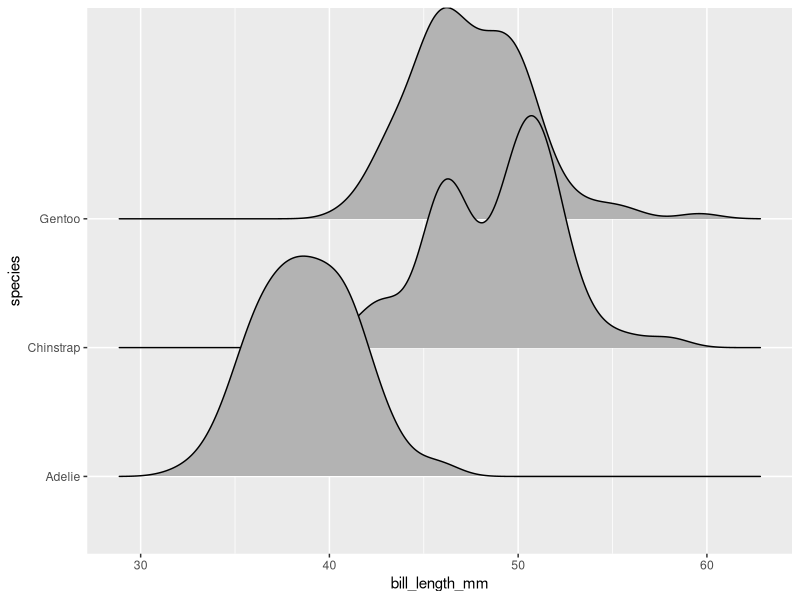
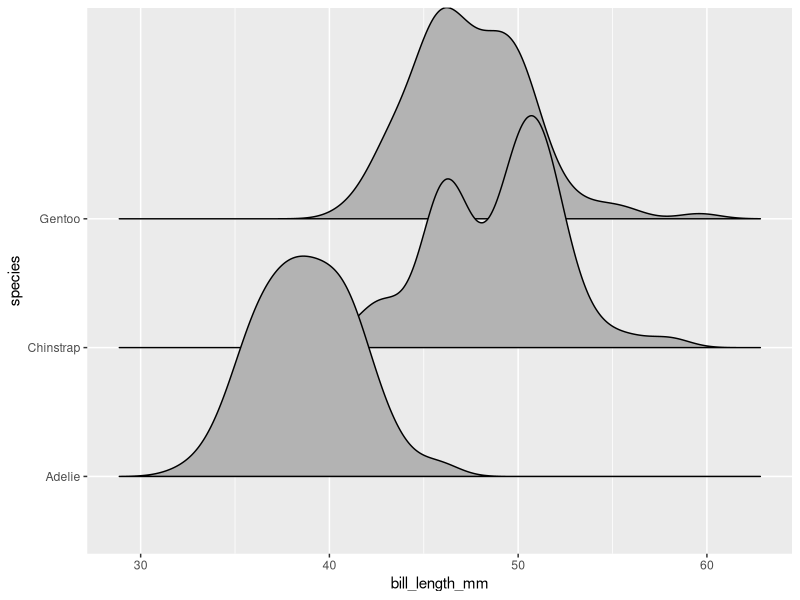
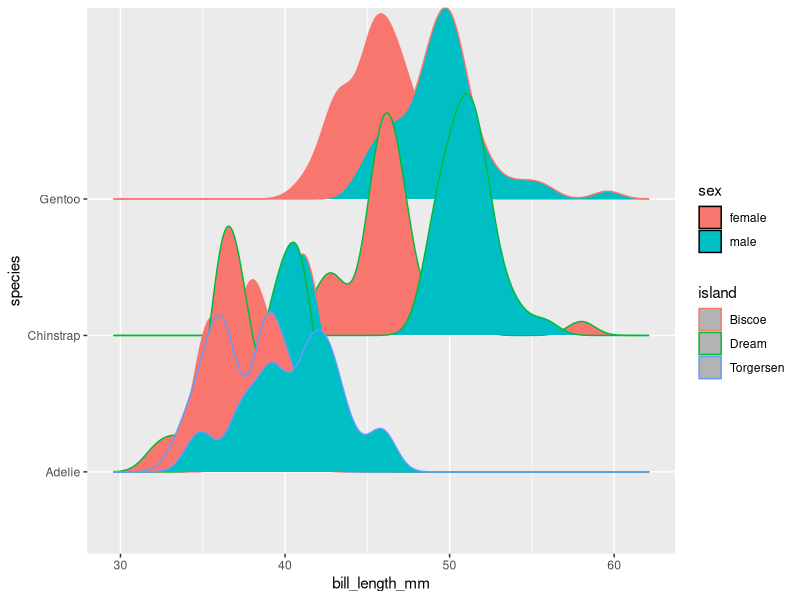
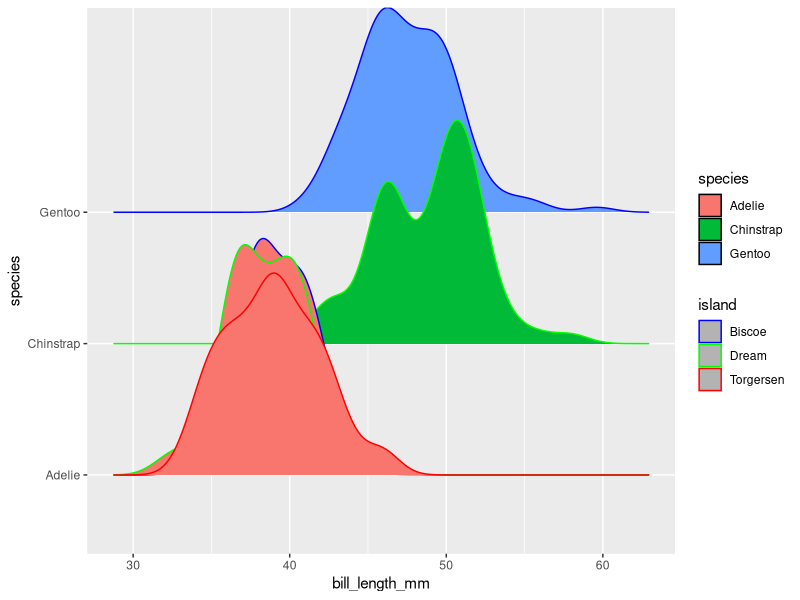
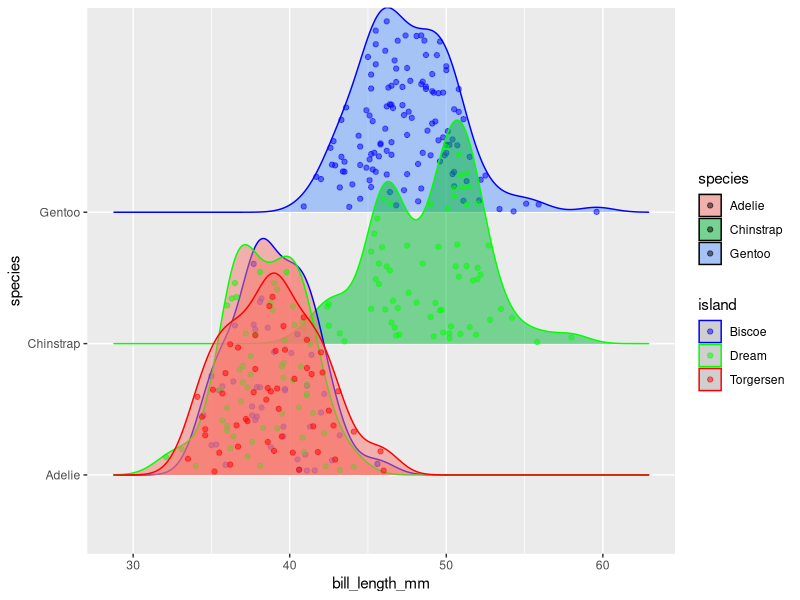
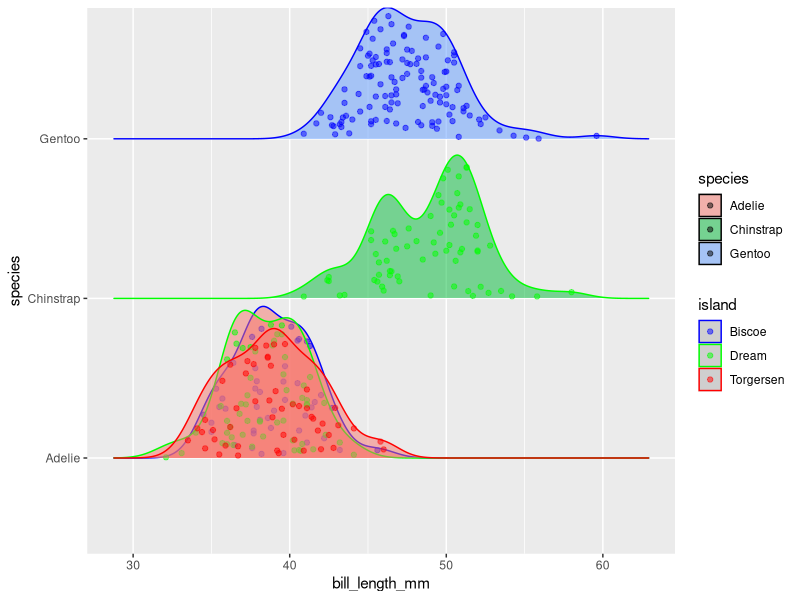
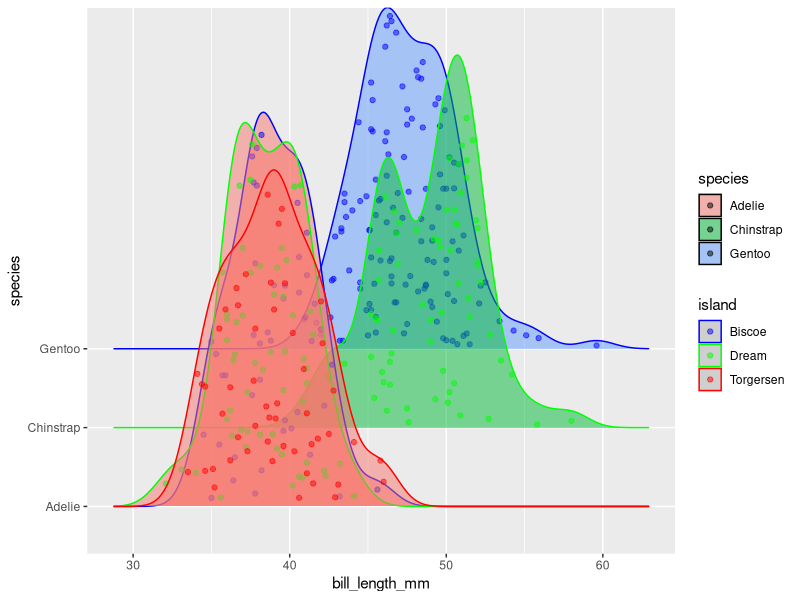

Recreate these plots in R, in order.
## ---- chunk 1
knitr::opts_chunk$set(echo = TRUE)
## ---- chunk 2
library(tidyverse)
library(palmerpenguins)
data(penguins)
#install ggridges with install.packages("ggridges")
library(ggridges)
## ---- chunk 3
plot_basic <- ggplot(penguins) +
  aes(x = bill_length_mm,
      y = species) +
  geom_density_ridges()

plot_basic
## ---- chunk 4
plot_basic_2 <- ggplot(penguins) +
  aes(x = bill_length_mm,
      y = species) +
  geom_density_ridges2()

plot_basic_2
## ---- chunk 5
penguins %>%
  drop_na(sex) %>% #there were many na values in the sex category
  ggplot() +
  aes(x = bill_length_mm, 
      y = species, 
      color = island, 
      fill = sex) +
  geom_density_ridges()

## ---- chunk 6
myplot <- ggplot(penguins) +
  aes(x = bill_length_mm, 
      y = species, 
      color = island, 
      fill = species) +
  scale_color_manual(values = c("Biscoe" = "blue", "Dream" = "green", "Torgersen" = "red")) + #I had to manually match the colors because they were mismatched. scale_color_manual() allows that.
  geom_density_ridges()
myplot

## ---- chunk 7
myplot <- ggplot(penguins) +
  aes(x = bill_length_mm, 
      y = species, 
      color = island, 
      fill = species) +
  scale_color_manual(values = c("Biscoe" = "blue", "Dream" = "green", "Torgersen" = "red")) +
  geom_density_ridges(alpha = 0.5, jittered_points = TRUE)
myplot
## ---- chunk 8
myplot <- ggplot(penguins) +
  aes(x = bill_length_mm, 
      y = species, 
      color = island, 
      fill = species) +
  scale_color_manual(values = c("Biscoe" = "blue", "Dream" = "green", "Torgersen" = "red")) +
  geom_density_ridges(alpha = 0.5, jittered_points = TRUE, scale = 0.95)
myplot
## ---- chunk 9
myplot <- ggplot(penguins) +
  aes(x = bill_length_mm, 
      y = species, 
      color = island, 
      fill = species) +
  scale_color_manual(values = c("Biscoe" = "blue", "Dream" = "green", "Torgersen" = "red")) +
  geom_density_ridges(alpha = 0.5, jittered_points = TRUE, scale = 5)
myplot
